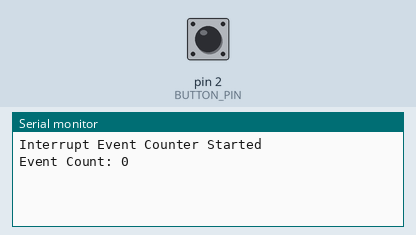
Simulated run of this sketch. Board: Arduino Uno, built with avr-gcc and run on an emulated ATmega328P. On the bench: the last lines printed to the serial monitor. The test bench sets the inputs (shaded band); at power-on: pin 2 (BUTTON_PIN) HIGH.

Above: at 1.2 s.
1.3 s: pin 2 (BUTTON_PIN) pulled LOW for 0.15 s
At 2.0 s:
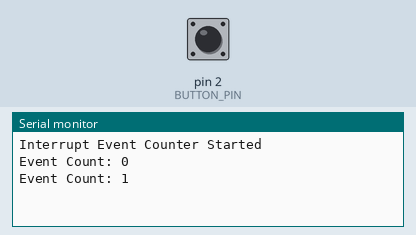
2.9 s: pin 2 (BUTTON_PIN) pulled LOW for 1 s
At 3.2 s:
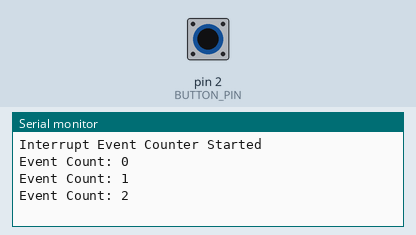
5.4 s: pin 2 (BUTTON_PIN) pulled LOW for 0.15 s
At 6.3 s:
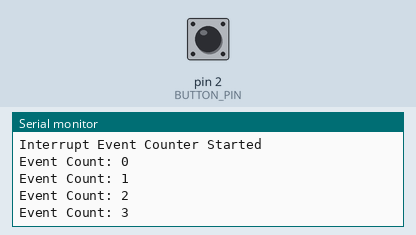
Timing chart, 0 to 8.4 s (numbered marks = the images above; inputs shaded):
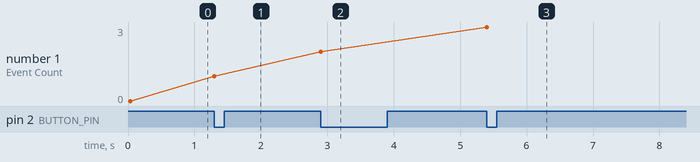

The sketch:

interrupt_event_counter.ino
```cpp
const int BUTTON_PIN = 2;

volatile unsigned long eventCount = 0;
volatile unsigned long lastInterruptTime = 0;

const unsigned long debounceInterval = 50;

unsigned long lastDisplayedCount = 0;

void buttonISR() {
  unsigned long currentTime = millis();

  if (currentTime - lastInterruptTime >= debounceInterval) {
    eventCount++;
    lastInterruptTime = currentTime;
  }
}

void setup() {
  pinMode(BUTTON_PIN, INPUT_PULLUP);
  Serial.begin(9600);

  attachInterrupt(
    digitalPinToInterrupt(BUTTON_PIN),
    buttonISR,
    FALLING
  );

  Serial.println("Interrupt Event Counter Started");
  Serial.println("Event Count: 0");
}

void loop() {
  noInterrupts();
  unsigned long count = eventCount;
  interrupts();

  if (count != lastDisplayedCount) {
    Serial.print("Event Count: ");
    Serial.println(count);
    lastDisplayedCount = count;
  }
}
```

Measured:
- after the input at 1.3 s, the serial monitor: prints a new line at once (image 1)
- after the input at 2.9 s, the serial monitor: prints a new line at once (image 2)
- after the input at 5.4 s, the serial monitor: prints a new line at once (image 3)
- plotted number 1: 0 → 1 after the input at 1.3 s, 1 → 2 after the input at 2.9 s, 2 → 3 after the input at 5.4 s
